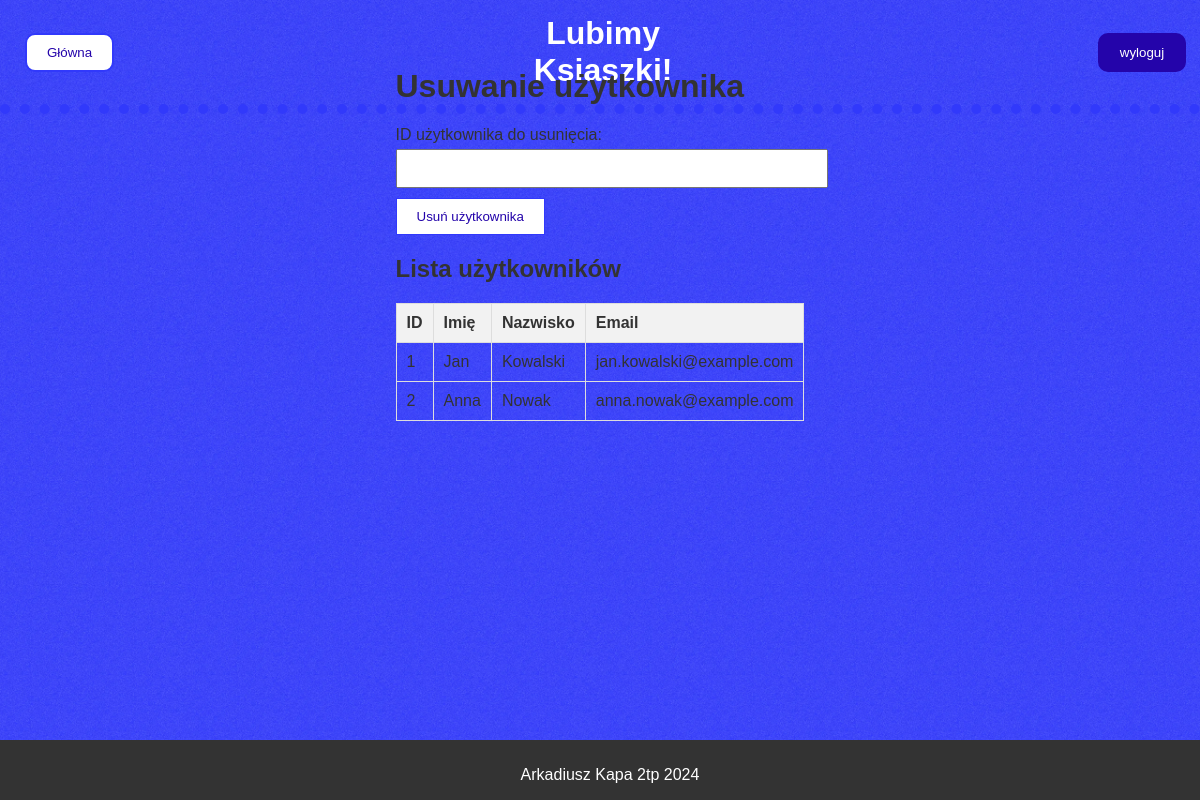
Screenshot of /projekt/usun_uzytkownika.php (signed in) with the database file from the repository.
### tables this page shows
CREATE TABLE `klient` (
  `Id_klienta` int NOT NULL,
  `Nazwisko` varchar(255) NOT NULL,
  `Imie` varchar(255) NOT NULL,
  `Telefon` varchar(20) NOT NULL,
  `Email` varchar(255) NOT NULL,
  `haslo` varchar(255) NOT NULL,
  `role` enum('client','admin') DEFAULT 'client'
);

### projekt/usun_uzytkownika.php (the view, shortened to what this page needs)
<?php
include 'includes/db_connect.php';
?>
<!DOCTYPE html>
<html lang="pl">
<head>
    <link rel="stylesheet" href="css/style.css">
</head>
<body>
    <?php include 'includes/header.php'; ?>
    <main class="center-div">
        <div>
            <h1>Usuwanie użytkownika</h1>
            <form method="post" action="usun_uzytkownika.php">
                <label for="user_id">ID użytkownika do usunięcia:</label>
                <input type="number" id="user_id" name="user_id" required>
                <button type="submit">Usuń użytkownika</button>
            </form>
            <h2>Lista użytkowników</h2>
            <?php
            $sql = "SELECT Id_klienta, Imie, Nazwisko, Email FROM klient";
            $result = $conn->query($sql);
            if ($result->num_rows > 0) {
                echo "<div class='table-container'>";
                echo "<table>";
                echo "<tr><th>ID</th><th>Imię</th><th>Nazwisko</th><th>Email</th></tr>";
                while ($row = $result->fetch_assoc()) {
                    echo "<tr>";
                    echo "<td>" . $row['Id_klienta'] . "</td>";
                    echo "<td>" . $row['Imie'] . "</td>";
                    echo "<td>" . $row['Nazwisko'] . "</td>";
                    echo "<td>" . $row['Email'] . "</td>";
                    echo "</tr>";
                }
                echo "</table>";
                echo "</div>";
            } else {
                echo "<p>Brak użytkowników w bazie danych</p>";
            }
            ?>
        </div>
    </main>
    <?php include 'includes/footer.php'; ?>
</body>
</html>

### projekt/css/style.css (style rules this page uses)
.center-div { display: flex; justify-content: center; align-items: center; height: 100vh; }
body { font-family: Arial, sans-serif; color: #333; background-image: url('../img/tlo.jpg'); background-size: cover; margin: 0; padding: 0; }
.table-container { width: 100%; max-width: 800px; margin-top: 20px; }
table { width: 100%; border-collapse: collapse; }
table, th, td { border: 1px solid #ddd; }
th, td { padding: 10px; text-align: left; }
th { background-color: #f2f2f2; }
button { padding: 10px 20px; background-color: white; color: #2404AA; border: #3139FB solid 1px; cursor: pointer; }
form { max-width: 500px; margin: 0 auto; }
form label { display: block; margin-bottom: 5px; }
form input { width: 100%; padding: 10px; margin-bottom: 10px; }
main { padding: 20px; flex: 1; padding-bottom: 100px; }

### projekt/css/includes.css (style rules this page uses)
.center-div { display: flex; justify-content: center; align-items: center; height: 200px; flex-direction: column; }

### rows the page displays
klient: Id_klienta "1", Imie "Jan", Nazwisko "Kowalski", Email "jan.kowalski@example.com"
klient: Id_klienta "2", Imie "Anna", Nazwisko "Nowak", Email "anna.nowak@example.com"
